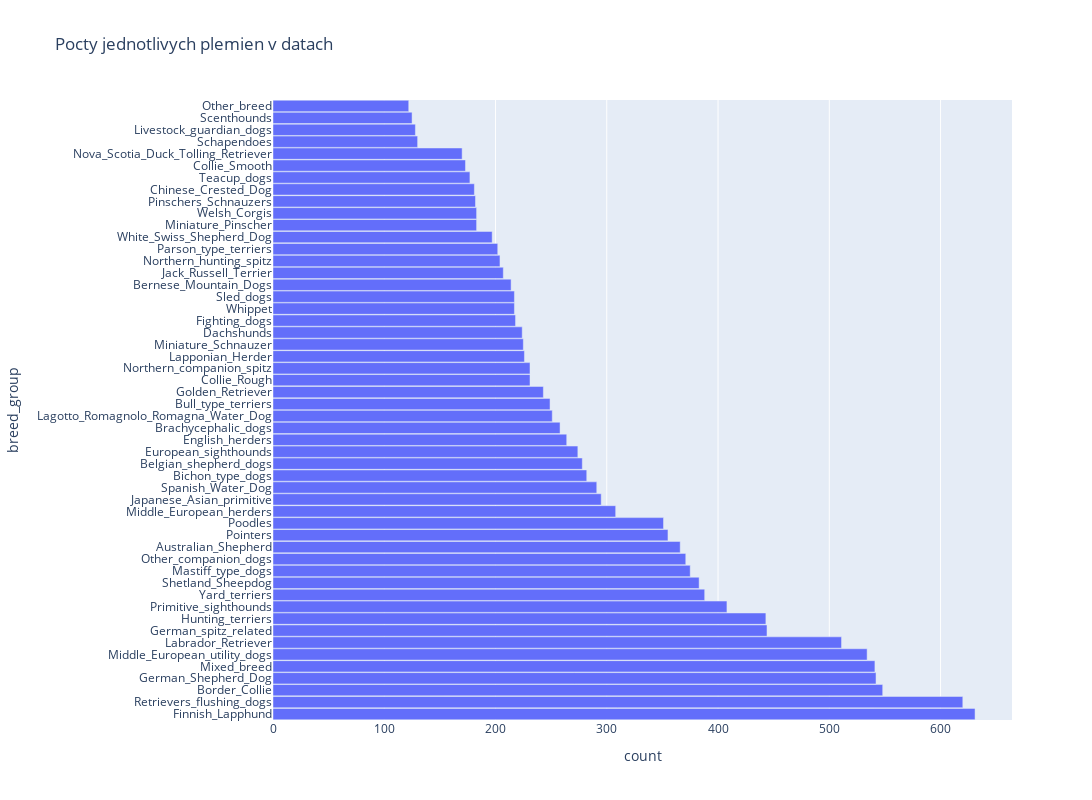

This figure's notebook cell:
### Markdown cell above
Príprava: Predstavenie Datasetu // Dataset Bias
---

### Code cell
fig = px.bar(dogs['breed_group'].value_counts().reset_index(), y='breed_group', x='count', title='Pocty jednotlivych plemien v datach', width=1000, height=700, )
fig.update_layout(
    yaxis=dict(tickmode='linear'),  # Force all ticks to show
    width=1200,
    height=800,
    bargap=0.05
)
fig.show()

### Figure 1 — Plotly figure (JSON) as saved in the notebook; plotly's stock layout.template omitted (floating-point values rounded to 4 significant figures)
{"data": [{"hovertemplate": "count=%{x}<br>breed_group=%{y}<extra></extra>", "legendgroup": "", "marker": {"color": "#636efa", "pattern": {"shape": ""}}, "name": "", "orientation": "h", "showlegend": false, "textposition": "auto", "type": "bar", "x": [631, 620, 548, 542, 541, 534, 511, 444, 443, 408, 388, 383, 375, 371, 366, 355, 351, 308, 295, 291, 282, 278, 274, 264, 258, 251, 249, 243, 231, 231, 226, 225, 224, 218, 217, 217, 214, 207, 204, 202, 197, 183, 183, 182, 181, 177, 173, 170, 130, 128, 125, 122], "xaxis": "x", "y": ["Finnish_Lapphund", "Retrievers_flushing_dogs", "Border_Collie", "German_Shepherd_Dog", "Mixed_breed", "Middle_European_utility_dogs", "Labrador_Retriever", "German_spitz_related", "Hunting_terriers", "Primitive_sighthounds", "Yard_terriers", "Shetland_Sheepdog", "Mastiff_type_dogs", "Other_companion_dogs", "Australian_Shepherd", "Pointers", "Poodles", "Middle_European_herders", "Japanese_Asian_primitive", "Spanish_Water_Dog", "Bichon_type_dogs", "Belgian_shepherd_dogs", "European_sighthounds", "English_herders", "Brachycephalic_dogs", "Lagotto_Romagnolo_Romagna_Water_Dog", "Bull_type_terriers", "Golden_Retriever", "Collie_Rough", "Northern_companion_spitz", "Lapponian_Herder", "Miniature_Schnauzer", "Dachshunds", "Fighting_dogs", "Whippet", "Sled_dogs", "Bernese_Mountain_Dogs", "Jack_Russell_Terrier", "Northern_hunting_spitz", "Parson_type_terriers", "White_Swiss_Shepherd_Dog", "Miniature_Pinscher", "Welsh_Corgis", "Pinschers_Schnauzers", "Chinese_Crested_Dog", "Teacup_dogs", "Collie_Smooth", "Nova_Scotia_Duck_Tolling_Retriever", "Schapendoes", "Livestock_guardian_dogs", "Scenthounds", "Other_breed"], "yaxis": "y"}], "layout": {"bargap": 0.05, "barmode": "relative", "height": 800, "legend": {"tracegroupgap": 0}, "title": {"text": "Pocty jednotlivych plemien v datach"}, "width": 1200, "xaxis": {"anchor": "y", "domain": [0, 1], "title": {"text": "count"}}, "yaxis": {"anchor": "x", "domain": [0, 1], "tickmode": "linear", "title": {"text": "breed_group"}}}}
